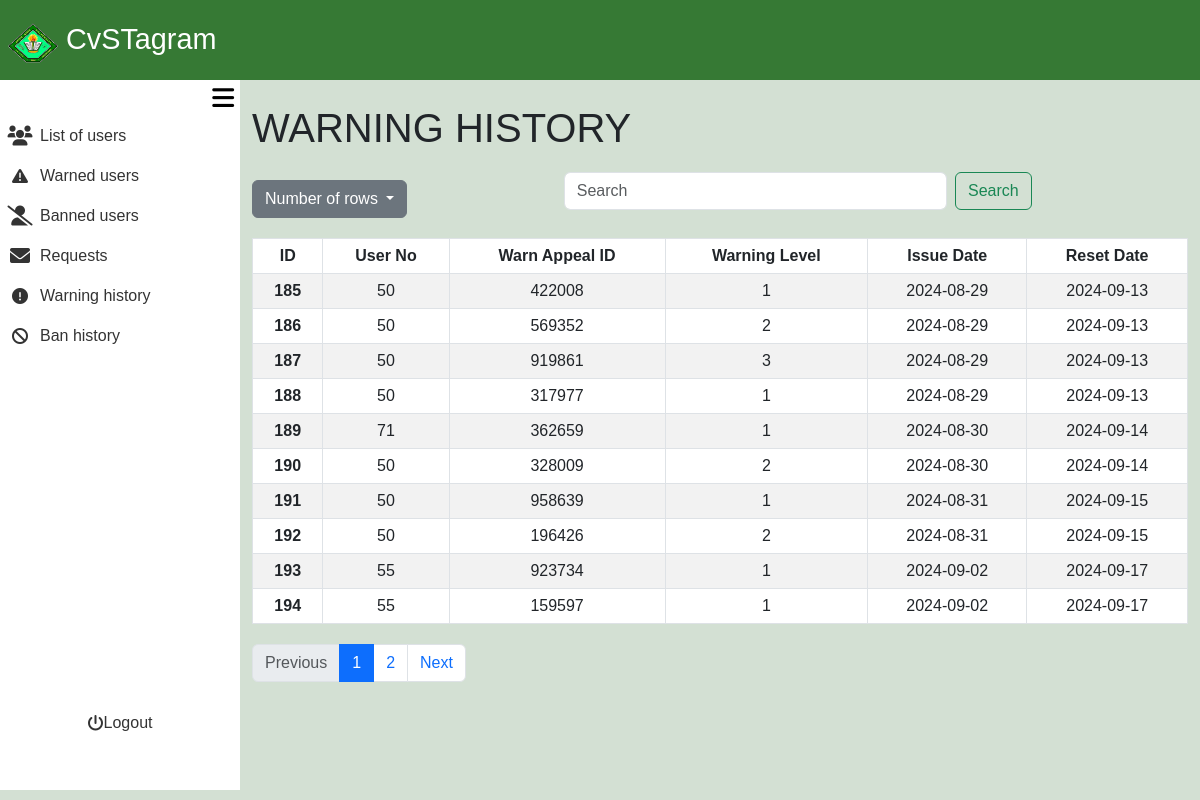
/admin_area/warned_user.php (signed in), run on the app's committed database.
### tables this page shows
CREATE TABLE `user_warnings` (
  `warning_id` int(11) NOT NULL,
  `user_no` int(11) NOT NULL,
  `warn_appeal_id` int(11) NOT NULL,
  `warning_level` int(11) NOT NULL DEFAULT 1,
  `issue_date` date NOT NULL,
  `reset_date` date NOT NULL
);

### admin_area/warned_user.php (the view, shortened to what this page needs)
<?php
require_once '../include/connect.php';
require_once '../include/bootsrap.php';
?>
<!DOCTYPE html>
<html lang="en">
<head>
    <link rel="stylesheet" href="admin_dashbaord.css?v=<?php echo time(); ?>">
</head>
<body>
<div class="container-fluid screen">
    <div class="container-fluid nav">
        <nav class="navbar">
            <div class="container-fluid navtexticon">
                <a class="navbar-brand px-2" href="#">
                <img src="../images/Cavite_State_University_(CvSU).png" alt="Logo" width="50" height="40" class="d-inline-block align-text-top">
                CvSTagram
                </a>
            </div>
        </nav>
    </div>
    <div class="container-fluid contbody">
        <div class="container-fluid sidenav">
            <div class="container-fluid menubutton">
            <button onclick="toggleSidenav()"><i class="fa-solid fa-bars"></i></button>
            </div>
            <div class="container-fluid featurescont">
            <div class="container-fluid buttonlinkside">
                <div class="row">
                        <div class="col">
                            <ul>
                                <li>
                                    <a href="list_of_users.php">
                                        <div class="container-fluid listofusers">
                                            <div class="container-fluid listusericon">
                                                 <i class="fa-solid fa-users fa-lg"></i>
                                            </div>
                                            <div class="container-fluid listofusersname">
                                                List of users
                                            </div>
                                        </div>
                                    </a>
                                </li>
                            </ul>
                        </div>
                    </div>
                    <div class="row">
                        <div class="col">
                            <ul>
                                <li>
                                    <a href="active_warn.php">
                                        <div class="container-fluid listofusers">
                                            <div class="container-fluid listusericon">
                                            <i class="fa-solid fa-triangle-exclamation"></i>
                                            </div>
                                            <div class="container-fluid listofusersname">
                                                Warned users
                                            </div>
                                        </div>
                                    </a>
                                </li>
                            </ul>
                        </div>
                    </div>
                    <div class="row">
                        <div class="col">
                            <ul>
                                <li>
                                    <a href="active_ban.php">
                                        <div class="container-fluid Bannedaccounts">
                                            <div class="container-fluid Bannedaccountsicon">
                                            <i class="fa-solid fa-user-slash fa-lg"></i>
                                            </div>
                                            <div class="container-fluid Bannedaccountsname">
                                                Banned users
                                            </div>
                                        </div>
                                    </a>
                                </li>
                            </ul>
                        </div>
                    </div>
                        <div class="row">
                            <div class="col">
                                <ul>
                                    <li>
                                        <a href="request.php">
                                            <div class="container-fluid Deletedaccounts">
                                                <div class="container-fluid Deletedaccountsicon">
                                                <i class="fa-solid fa-envelope fa-lg"></i>
                                                </div>
                                                <div class="container-fluid Deletedaccountsname">
                                                        Requests
                                                </div>
                                            </div>
                                        </a>
                                    </li>
                                </ul>
                            </div>
                        </div>
                        <div class="row">
                        <div class="col">
                            <ul>
                                <li>
                                    <a href="warned_user.php">
                                        <div class="container-fluid listofusers">
                                            <div class="container-fluid listusericon">
                                            <i class="fa-solid fa-circle-exclamation"></i>
                                            </div>
                                            <div class="container-fluid listofusersname">
                                                Warning history
                                            </div>
                                        </div>
                                    </a>
                                </li>
                            </ul>
                        </div>
                    </div>
                    <div class="row">
                        <div class="col">
                            <ul>
                                <li>
                                    <a href="banned_user.php">
                                        <div class="container-fluid Bannedaccounts">
                                            <div class="container-fluid Bannedaccountsicon">
                                                <i class="fa-solid fa-ban"></i>
                                            </div>
                                            <div class="container-fluid Bannedaccountsname">
                                                Ban history
                                            </div>
                                        </div>
                                    </a>
                                </li>
                            </ul>
                        </div>
                    </div>
                    </div>
                <div class="container-fluid logoutcont">
                        <div class="row">
                            <div class="col">
                                <ul>
                                    <li>
                                        <a href="">
                                            <div class="container-fluid Deletedaccounts" style="border-radius: 10px;">
                                                <div class="container-fluid Deletedaccountsicon">
                                                <i class="fa-solid fa-power-off"></i>
                                                </div>
                                                <div class="container-fluid Deletedaccountsname">
                                                    <a href="admin_logout.php">Logout</a>
                                                </div>
                                            </div>
                                        </a>
                                    </li>
                                </ul>
                            </div>
                        </div>
                </div>
            </div>
        </div>
        <div class="container-fluid content">
<?php
$rows = isset($_GET['rows']) ? intval($_GET['rows']) : 10;
$page = isset($_GET['page']) ? intval($_GET['page']) : 1;
$offset = ($page - 1) * $rows;
$valid_sort_columns = ['warning_id', 'user_no', 'warn_appeal_id', 'warning_level', 'issue_date', 'reset_date'];
$sort_by = isset($_GET['sort_by']) && in_array($_GET['sort_by'], $valid_sort_columns) ? $_GET['sort_by'] : 'warning_id';
$sort_order = isset($_GET['sort_order']) && $_GET['sort_order'] == 'DESC' ? 'DESC' : 'ASC';
$search = isset($_GET['search']) ? $con->real_escape_string($_GET['search']) : '';
$totalResult = $con->query("SELECT COUNT(*) AS total FROM user_warnings WHERE
                            warning_id LIKE '%$search%' OR
                            user_no LIKE '%$search%' OR
                            warn_appeal_id LIKE '%$search%' OR
                            warning_level LIKE '%$search%' OR
                            DATE_FORMAT(issue_date, '%Y-%m-%d') LIKE '%$search%' OR
                            DATE_FORMAT(reset_date, '%Y-%m-%d') LIKE '%$search%'");
$totalRows = $totalResult->fetch_assoc()['total'];
$sql = "SELECT warning_id, user_no, warn_appeal_id, warning_level, issue_date, reset_date
        FROM user_warnings
        WHERE warning_id LIKE '%$search%'
           OR user_no LIKE '%$search%'
           OR warn_appeal_id LIKE '%$search%'
           OR warning_level LIKE '%$search%'
           OR DATE_FORMAT(issue_date, '%Y-%m-%d') LIKE '%$search%'
           OR DATE_FORMAT(reset_date, '%Y-%m-%d') LIKE '%$search%'
        ORDER BY $sort_by $sort_order
        LIMIT $offset, $rows";
$usersResult = $con->query($sql);
$totalPages = ceil($totalRows / $rows);
?>
<div class="container mt-4">
    <h1>WARNING HISTORY</h1>
    <div class="container-fluid operations">
        <div class="dropdown">
            <button class="btn btn-secondary dropdown-toggle" type="button" data-bs-toggle="dropdown" aria-expanded="false">
                Number of rows
            </button>
        </div>
        <div class="container-fluid search">
            <form class="d-flex" role="search" style="width: 100%;" method="GET" action="">
                <input class="form-control me-2" type="search" name="search" placeholder="Search" aria-label="Search" value="<?= htmlspecialchars(isset($_GET['search']) ? $_GET['search'] : ''); ?>">
                <button class="btn btn-outline-success" type="submit">Search</button>
            </form>
        </div>
    </div>
    <table class="table table-bordered table-striped">
    <thead>
        <tr>
            <th scope="col" class="sortable" onclick="sortTable('warning_id')">
                ID <i class="fa-solid fa-sort-up"></i><i class="fa-solid fa-sort-down"></i>
            </th>
            <th scope="col" class="sortable" onclick="sortTable('user_no')">
                User No <i class="fa-solid fa-sort-up"></i><i class="fa-solid fa-sort-down"></i>
            </th>
            <th scope="col" class="sortable" onclick="sortTable('warn_appeal_id')">
                Warn Appeal ID <i class="fa-solid fa-sort-up"></i><i class="fa-solid fa-sort-down"></i>
            </th>
            <th scope="col" class="sortable" onclick="sortTable('warning_level')">
                Warning Level <i class="fa-solid fa-sort-up"></i><i class="fa-solid fa-sort-down"></i>
            </th>
            <th scope="col" class="sortable" onclick="sortTable('issue_date')">
                Issue Date <i class="fa-solid fa-sort-up"></i><i class="fa-solid fa-sort-down"></i>
            </th>
            <th scope="col" class="sortable" onclick="sortTable('reset_date')">
                Reset Date <i class="fa-solid fa-sort-up"></i><i class="fa-solid fa-sort-down"></i>
            </th>
        </tr>
    </thead>
    <tbody>
            <?php
            if ($usersResult->num_rows > 0) {
                while ($row = $usersResult->fetch_assoc()) {
                    echo "<tr>";
                    echo "<th scope='row'>" . $row['warning_id'] . "</th>";
                    echo "<td>" . $row['user_no'] . "</td>";
                    echo "<td>" . $row['warn_appeal_id'] . "</td>";
                    echo "<td>" . $row['warning_level'] . "</td>";
                    echo "<td>" . $row['issue_date'] . "</td>";
                    echo "<td>" . $row['reset_date'] . "</td>";
                    echo "</tr>";
                }
            } else {
                echo "<tr><td colspan='6'>No warned users found</td></tr>";
            }
            ?>
        </tbody>
</table>
    <nav aria-label="Page navigation">
        <ul class="pagination">
            <li class="page-item <?= ($page <= 1) ? 'disabled' : ''; ?>">
                <a class="page-link" href="?rows=<?= $rows; ?>&page=<?= $page - 1; ?>&sort_by=<?= $sort_by; ?>&sort_order=<?= $sort_order; ?>">Previous</a>
            </li>
            <?php for ($i = 1; $i <= $totalPages; $i++) : ?>
                <li class="page-item <?= ($page == $i) ? 'active' : ''; ?>">
                    <a class="page-link" href="?rows=<?= $rows; ?>&page=<?= $i; ?>&sort_by=<?= $sort_by; ?>&sort_order=<?= $sort_order; ?>"><?= $i; ?></a>
                </li>
            <?php endfor; ?>
            <li class="page-item <?= ($page >= $totalPages) ? 'disabled' : ''; ?>">
                <a class="page-link" href="?rows=<?= $rows; ?>&page=<?= $page + 1; ?>&sort_by=<?= $sort_by; ?>&sort_order=<?= $sort_order; ?>">Next</a>
            </li>
        </ul>
    </nav>
</div>
        </div>
    </div>
</div>
</body>
</html>

### admin_area/admin_dashbaord.css (style rules this page uses)
body { font-family: Arial, Helvetica, sans-serif; padding: 0; margin: 0; background-color: #D3E0D3; }
ul, li, a { text-decoration: none; list-style-type: none; color: inherit; padding: 0; }
.container-fluid { padding: 0; }
.screen { height: 100vh; width: 100%; display: flex; flex-direction: column; }
.nav { height: 10vh; width: 100%; padding: 0; background-color: #367934; }
.contbody { display: flex; flex: 1; }
.sidenav { position: fixed; top: 10vh; left: 0; height: calc(90vh - 10px); width: 20%; transition: width 0.3s; background-color: #fff; z-index: 1000; }
.navtexticon a { color: #fff; font-size: 1.8rem; }
.menubutton { height: 5%; width: 100%; display: flex; align-items: center; justify-content: flex-end; }
.menubutton button { border: none; background-color: transparent; font-size: 25px; }
.content { margin-left: 20%; width: 80%; transition: width 0.3s, margin-left 0.3s; min-height: 90%; height: auto; }
.featurescont { height: 90%; }
.buttonlinkside { height: 90%; }
.logoutcont { width: 100%; height: 10%; display: flex; align-items: center; justify-content: center; }
.Deletedaccountsname, .Bannedaccountsname, .listofusersname { height: 100%; width: 100%; display: flex; align-items: center; justify-content: flex-start; }
.Deletedaccounts, .Bannedaccounts, .listofusers { transition: background-color 0.3s ease; border-radius: 0 10px 10px 0; flex: 0 0 auto; padding: 0; height: 100%; display: flex; align-items: center; justify-content: flex-start; flex-direction: row; }
.Deletedaccountsicon, .Bannedaccountsicon, .listusericon { width: 20%; height: 100%; display: flex; align-items: center; justify-content: center; }
.Deletedaccounts, .Bannedaccounts, .listofusers { color: #333; }
.table th, .table td { text-align: center; }
.sortable { cursor: pointer; position: relative; }
.pagination { margin: 20px 0; }
.dropdown { margin: 20px 0; }
.operations { display: flex; }
.search { width: 50%; display: flex; align-items: center; justify-content: center; }

### data on the page
user_warnings: warning_id "185", user_no "50", warn_appeal "422008", warning_level "1", issue_date "2024-08-29", reset_date "2024-09-13"
user_warnings: warning_id "186", user_no "50", warn_appeal "569352", warning_level "2", issue_date "2024-08-29", reset_date "2024-09-13"
user_warnings: warning_id "187", user_no "50", warn_appeal "919861", warning_level "3", issue_date "2024-08-29", reset_date "2024-09-13"
user_warnings: warning_id "188", user_no "50", warn_appeal "317977", warning_level "1", issue_date "2024-08-29", reset_date "2024-09-13"
user_warnings: warning_id "189", user_no "71", warn_appeal "362659", warning_level "1", issue_date "2024-08-30", reset_date "2024-09-14"
user_warnings: warning_id "190", user_no "50", warn_appeal "328009", warning_level "2", issue_date "2024-08-30", reset_date "2024-09-14"
user_warnings: warning_id "191", user_no "50", warn_appeal "958639", warning_level "1", issue_date "2024-08-31", reset_date "2024-09-15"
user_warnings: warning_id "192", user_no "50", warn_appeal "196426", warning_level "2", issue_date "2024-08-31", reset_date "2024-09-15"
user_warnings: warning_id "193", user_no "55", warn_appeal "923734", warning_level "1", issue_date "2024-09-02", reset_date "2024-09-17"
user_warnings: warning_id "194", user_no "55", warn_appeal "159597", warning_level "1", issue_date "2024-09-02", reset_date "2024-09-17"
